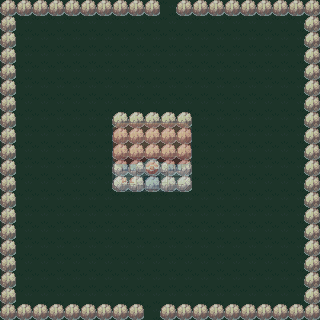

Tiled map render using the project's own tile images. Description and the whole map definition, tile-layer contents included, below:
An orthogonal 20x20 tile map with 16x16 px tiles, 3 tile layers (Collision Data, Tile Layer 1, Tile Layer 3).

<map version="1.0" orientation="orthogonal" renderorder="right-down" width="20" height="20" tilewidth="16" tileheight="16" nextobjectid="1">
 <tileset firstgid="1" name="tileset-advance" tilewidth="16" tileheight="16" tilecount="7984" columns="8">
  <image source="../images/tileset-advance.png" width="128" height="15971" />
 </tileset>
 <layer name="Collision Data" width="20" height="20">
  <data encoding="csv">
12,12,12,12,12,12,12,12,12,12,0,12,12,12,12,12,12,12,12,12,
12,0,0,0,0,0,0,0,0,0,0,0,0,0,0,0,0,0,0,12,
12,0,0,0,0,0,0,0,0,0,0,0,0,0,0,0,0,0,0,12,
12,0,0,0,0,0,0,0,0,0,0,0,0,0,0,0,0,0,0,12,
12,0,0,0,0,0,0,0,0,0,0,0,0,0,0,0,0,0,0,12,
12,0,0,0,0,0,0,0,0,0,0,0,0,0,0,0,0,0,0,12,
12,0,0,0,0,0,0,0,0,0,0,0,0,0,0,0,0,0,0,12,
12,0,0,0,0,0,0,12,12,12,12,12,0,0,0,0,0,0,0,12,
12,0,0,0,0,0,0,12,12,12,12,12,0,0,0,0,0,0,0,12,
12,0,0,0,0,0,0,12,12,12,12,12,0,0,0,0,0,0,0,12,
12,0,0,0,0,0,0,12,12,12,12,12,0,0,0,0,0,0,0,12,
12,0,0,0,0,0,0,12,12,12,12,12,0,0,0,0,0,0,0,12,
12,0,0,0,0,0,0,0,0,0,0,0,0,0,0,0,0,0,0,12,
12,0,0,0,0,0,0,0,0,0,0,0,0,0,0,0,0,0,0,12,
12,0,0,0,0,0,0,0,0,0,0,0,0,0,0,0,0,0,0,12,
12,0,0,0,0,0,0,0,0,0,0,0,0,0,0,0,0,0,0,12,
12,0,0,0,0,0,0,0,0,0,0,0,0,0,0,0,0,0,0,12,
12,0,0,0,0,0,0,0,0,0,0,0,0,0,0,0,0,0,0,12,
12,0,0,0,0,0,0,0,0,0,0,0,0,0,0,0,0,0,0,12,
12,12,12,12,12,12,12,12,12,0,12,12,12,12,12,12,12,12,12,12
</data>
 </layer>
 <layer name="Tile Layer 1" width="20" height="20" opacity="0.26">
  <data encoding="csv">
2,2,2,2,2,2,2,2,2,2,2,2,2,2,2,2,2,2,2,2,
2,2,2,2,2,2,2,2,2,2,2,2,2,2,2,2,2,2,2,2,
2,2,2,2,2,2,2,2,2,2,2,2,2,2,2,2,2,2,2,2,
2,2,2,2,2,2,2,2,2,2,2,2,2,2,2,2,2,2,2,2,
2,2,2,2,2,2,2,2,2,2,2,2,2,2,2,2,2,2,2,2,
2,2,2,2,2,2,2,2,2,2,2,2,2,2,2,2,2,2,2,2,
2,2,2,2,2,2,2,2,2,2,2,2,2,2,2,2,2,2,2,2,
2,2,2,2,2,2,2,2,2,2,2,2,2,2,2,2,2,2,2,2,
2,2,2,2,2,2,2,2,2,2,2,2,2,2,2,2,2,2,2,2,
2,2,2,2,2,2,2,2,2,2,2,2,2,2,2,2,2,2,2,2,
2,2,2,2,2,2,2,2,2,2,2,2,2,2,2,2,2,2,2,2,
2,2,2,2,2,2,2,2,2,2,2,2,2,2,2,2,2,2,2,2,
2,2,2,2,2,2,2,2,2,2,2,2,2,2,2,2,2,2,2,2,
2,2,2,2,2,2,2,2,2,2,2,2,2,2,2,2,2,2,2,2,
2,2,2,2,2,2,2,2,2,2,2,2,2,2,2,2,2,2,2,2,
2,2,2,2,2,2,2,2,2,2,2,2,2,2,2,2,2,2,2,2,
2,2,2,2,2,2,2,2,2,2,2,2,2,2,2,2,2,2,2,2,
2,2,2,2,2,2,2,2,2,2,2,2,2,2,2,2,2,2,2,2,
2,2,2,2,2,2,2,2,2,2,2,2,2,2,2,2,2,2,2,2,
2,2,2,2,2,2,2,2,2,2,2,2,2,2,2,2,2,2,2,2
</data>
 </layer>
 <layer name="Tile Layer 3" width="20" height="20" opacity="0.26">
  <data encoding="csv">
199,185,185,185,185,185,185,185,185,185,0,185,185,185,185,185,185,185,185,200,
193,0,0,0,0,0,0,0,0,0,0,0,0,0,0,0,0,0,0,194,
193,0,0,0,0,0,0,0,0,0,0,0,0,0,0,0,0,0,0,194,
193,0,0,0,0,0,0,0,0,0,0,0,0,0,0,0,0,0,0,194,
193,0,0,0,0,0,0,0,0,0,0,0,0,0,0,0,0,0,0,194,
193,0,0,0,0,0,0,0,0,0,0,0,0,0,0,0,0,0,0,194,
193,0,0,0,0,0,0,0,0,0,0,0,0,0,0,0,0,0,0,194,
193,0,0,0,0,0,0,361,362,363,364,365,0,0,0,0,0,0,0,194,
193,0,0,0,0,0,0,369,370,371,372,373,0,0,0,0,0,0,0,194,
193,0,0,0,0,0,0,377,378,379,380,381,0,0,0,0,0,0,0,194,
193,0,0,0,0,0,0,385,386,387,388,389,0,0,0,0,0,0,0,194,
193,0,0,0,0,0,0,393,394,395,396,397,0,0,0,0,0,0,0,194,
193,0,0,0,0,0,0,0,0,0,0,0,0,0,0,0,0,0,0,194,
193,0,0,0,0,0,0,0,0,0,0,0,0,0,0,0,0,0,0,194,
193,0,0,0,0,0,0,0,0,0,0,0,0,0,0,0,0,0,0,194,
193,0,0,0,0,0,0,0,0,0,0,0,0,0,0,0,0,0,0,194,
193,0,0,0,0,0,0,0,0,0,0,0,0,0,0,0,0,0,0,194,
193,0,0,0,0,0,0,0,0,0,0,0,0,0,0,0,0,0,0,194,
193,0,0,0,0,0,0,0,0,0,0,0,0,0,0,0,0,0,0,194,
207,185,185,185,185,185,185,185,185,0,185,185,185,185,185,185,185,185,185,208
</data>
 </layer>
</map>
